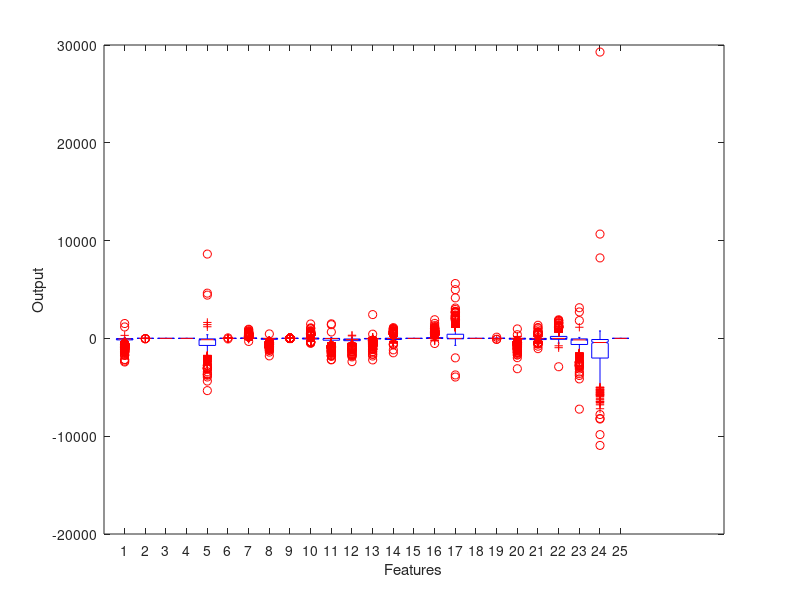

Write MATLAB code to recreate this figure. (Note: this script raises an error after producing the figure.)
% Written by Diego Antognini & Jason Racine, EPFL 2015
% all rights reserved

clear all;
close all;
load('Sydney_classification.mat');

y = y_train;
X = X_train;
N = length(y);

%% Plot of output
f1 = figure;
boxplot(X,'notch','on');
xlabel('Features');
ylabel('Output');
% saveas(f1, 'plots/general/boxplot_unnormalized.jpg');

%% Plot of normalized output
f2 = figure;
boxplot(normalizedData(X),'notch','on');
xlabel('Features');
ylabel('Output');
% saveas(f2, 'plots/general/boxplot_normalized.jpg');

%% Histogram of output
f3 = figure;
histogram(y);
xlabel('Y');
ylabel('Count');
xlim([-1 1]);
% saveas(f3, 'plots/general/histogram.jpg');

%% Plot feature VS Output
for feature=1:size(X,2)
    f = figure;
    plot(X(:,feature),y,'ob');
    ylabel('y');
    xlabel(sprintf('Values of feature %d', feature));
    % saveas(f, sprintf('plots/features/featuresVSOutput/feature%d.jpg', feature));
end

idx = find(y == 1);
for feature=1:size(X,2)
    f = figure;
    plot(X(idx,feature),y(idx),'ob');
    ylabel('y');
    xlabel(sprintf('Values of feature %d', feature));
    saveas(f, sprintf('plots/features/featuresVSOuputTo1/feature%d.jpg', feature));
end

idx = find(y == -1);
for feature=1:size(X,2)
    f = figure;
    plot(X(idx,feature),y(idx),'ob');
    ylabel('y');
    xlabel(sprintf('Values of feature %d', feature));
    saveas(f, sprintf('plots/features/featuresVSOuputTo0/feature%d.jpg', feature));
end
%% Plot histogram of each feature
for feature=1:size(X,2)
    f = figure;
    histogram(X(:,feature));
    xlabel(sprintf('Feature %d', feature));
    ylabel('Count');
    % saveas(f, sprintf('plots/features/featuresHistogram/feature%d.jpg', feature));
end

idx = find(y == 1);
for feature=1:size(X,2)
    f = figure;
    histogram(X(idx,feature));
    xlabel(sprintf('Feature %d', feature));
    ylabel('Count');
    saveas(f, sprintf('plots/features/featuresHistogramWhereOutputTo1/feature%d.jpg', feature));
end

idx = find(y == -1);
for feature=1:size(X,2)
    f = figure;
    histogram(X(idx,feature));
    xlabel(sprintf('Feature %d', feature));
    ylabel('Count');
    saveas(f, sprintf('plots/features/featuresHistogramWhereOutputTo0/feature%d.jpg', feature));
end
%% Plot histogram of each normalized feature
X_ = normalizedData(X);
for feature=1:size(X,2)
    f = figure;
    histogram(X_(:,feature));
    xlabel(sprintf('Feature %d', feature));
    ylabel('Count');
    % saveas(f, sprintf('plots/features/featuresNormalizedHistogram/feature%d.jpg', feature));
end

%% Plot histogram of each feature where the ouput is 1

idx = find(y == 1);
for feature=1:size(X,2)
    f = figure;
    histogram(X(idx,feature));
    xlabel(sprintf('Feature %d', feature));
    ylabel('Count');
    saveas(f, sprintf('plots/features/featuresHistogram/feature%d.jpg', feature));
end